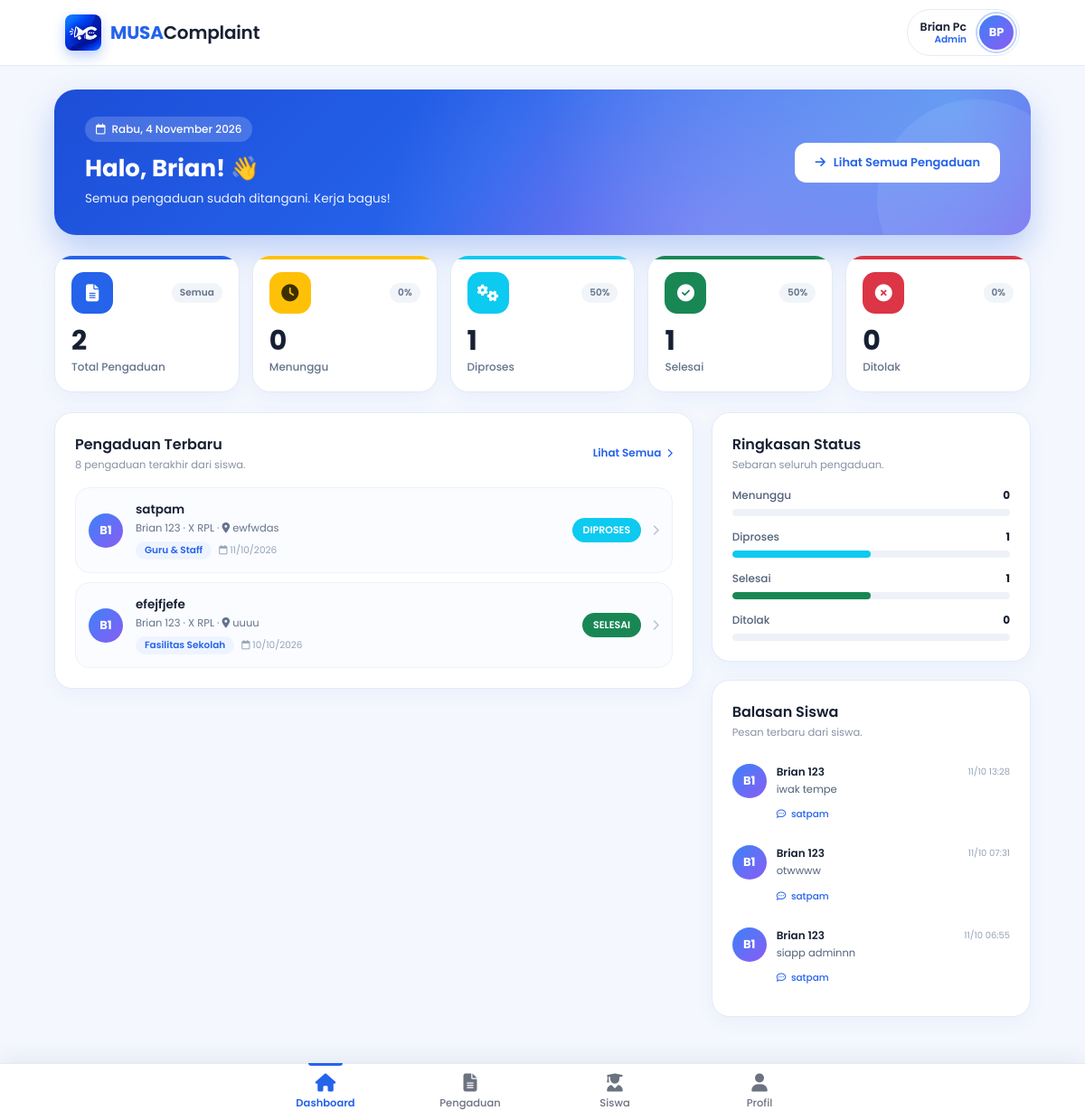
Page /admin/admin_dashboard.php (signed in) on the committed database.
### tables this page shows
CREATE TABLE `pengaduan` (
  `id_pengaduan` int UNSIGNED NOT NULL,
  `id_siswa` int UNSIGNED NOT NULL,
  `id_kategori` int UNSIGNED NOT NULL,
  `id_status` int UNSIGNED NOT NULL,
  `judul` varchar(200) NOT NULL,
  `isi_pengaduan` text NOT NULL,
  `lokasi` varchar(255) DEFAULT NULL,
  `created_at` timestamp NULL DEFAULT CURRENT_TIMESTAMP,
  `updated_at` timestamp NULL DEFAULT CURRENT_TIMESTAMP ON UPDATE CURRENT_TIMESTAMP,
  `dilihat_siswa_at` datetime DEFAULT NULL
);

CREATE TABLE `siswa` (
  `id_siswa` int UNSIGNED NOT NULL,
  `nis` varchar(30) NOT NULL,
  `nama` varchar(100) NOT NULL,
  `kelas` varchar(50) NOT NULL,
  `email` varchar(100) NOT NULL,
  `username` varchar(50) NOT NULL,
  `password` varchar(255) NOT NULL,
  `role` enum('siswa') NOT NULL DEFAULT 'siswa',
  `created_at` timestamp NULL DEFAULT CURRENT_TIMESTAMP,
  `foto` text
);

CREATE TABLE `kategori` (
  `id_kategori` int UNSIGNED NOT NULL,
  `nama_kategori` varchar(100) NOT NULL,
  `deskripsi` text
);

CREATE TABLE `status_pengaduan` (
  `id_status` int UNSIGNED NOT NULL,
  `nama_status` varchar(50) NOT NULL,
  `deskripsi` text
);

CREATE TABLE `tanggapan` (
  `id_tanggapan` int UNSIGNED NOT NULL,
  `id_pengaduan` int UNSIGNED NOT NULL,
  `id_admin` int UNSIGNED DEFAULT NULL,
  `isi_tanggapan` text NOT NULL,
  `created_at` timestamp NULL DEFAULT CURRENT_TIMESTAMP,
  `pengirim` enum('admin','siswa') NOT NULL DEFAULT 'admin',
  `id_siswa` int DEFAULT NULL,
  `dihapus_siswa_at` datetime DEFAULT NULL
);

### admin/admin_dashboard.php (the view, shortened to what this page needs)
<?php
require_once "../config/database.php";
require_once __DIR__ . "/helpers.php";
$stat = [
    "total" => 0, "menunggu" => 0, "diproses" => 0, "selesai" => 0, "ditolak" => 0,
];
$query_stat = $conn->query("
    SELECT
        COUNT(*) AS total,
        COALESCE(SUM(sp.nama_status = 'MENUNGGU'), 0) AS menunggu,
        COALESCE(SUM(sp.nama_status IN ('DIPROSES', 'DITANGGAPI')), 0) AS diproses,
        COALESCE(SUM(sp.nama_status = 'SELESAI'), 0) AS selesai,
        COALESCE(SUM(sp.nama_status = 'DITOLAK'), 0) AS ditolak
    FROM pengaduan p
    JOIN status_pengaduan sp
        ON p.id_status = sp.id_status
");
if ($query_stat) {
    $stat = array_map("intval", $query_stat->fetch_assoc());
}
function persen($bagian, $total)
{
    return $total > 0 ? round($bagian / $total * 100) : 0;
}
$query_pengaduan = $conn->query("
    SELECT
        p.id_pengaduan,
        p.judul,
        p.lokasi,
        p.created_at,
        s.nama AS nama_siswa,
        s.kelas,
        s.foto,
        k.nama_kategori,
        sp.nama_status
    FROM pengaduan p
    INNER JOIN siswa s
        ON p.id_siswa = s.id_siswa
    INNER JOIN kategori k
        ON p.id_kategori = k.id_kategori
    INNER JOIN status_pengaduan sp
        ON p.id_status = sp.id_status
    ORDER BY p.created_at DESC
    LIMIT 8
");
$balasan_siswa = [];
try {
    $query_balasan = $conn->query("
        SELECT
            t.id_pengaduan,
            t.isi_tanggapan,
            t.created_at,
            s.nama,
            s.foto,
            p.judul
        FROM tanggapan t
        INNER JOIN pengaduan p
            ON t.id_pengaduan = p.id_pengaduan
        INNER JOIN siswa s
            ON p.id_siswa = s.id_siswa
        WHERE t.pengirim = 'siswa'
        AND t.dihapus_siswa_at IS NULL
        ORDER BY t.created_at DESC
        LIMIT 5
    ");
    if ($query_balasan) {
        $balasan_siswa = $query_balasan->fetch_all(MYSQLI_ASSOC);
    }
} catch (Throwable $e) {
    $balasan_siswa = [];
}
$nama_depan = explode(" ", trim($_SESSION["nama"] ?? "Admin"))[0];
?>
<!DOCTYPE html>
<html lang="id">
<head>
</head>
<body>
<?php $halaman_aktif = "dashboard"; include __DIR__ . "/navbar.php"; ?>
<main class="dash">
    <section class="welcome">
        <div class="welcome-text">
            <span class="welcome-date">
                <i class="fa-regular fa-calendar" aria-hidden="true"></i>
                <?= tanggalIndonesia(null, true); ?>
            </span>
            <h1>Halo, <?= htmlspecialchars($nama_depan); ?>! 👋</h1>
            <p>
                <?php if ($stat["menunggu"] > 0): ?>
                    Ada <strong><?= $stat["menunggu"]; ?> pengaduan</strong> yang menunggu tindakanmu.
                <?php else: ?>
                    Semua pengaduan sudah ditangani. Kerja bagus!
                <?php endif; ?>
            </p>
        </div>
        <a href="pengaduan.php" class="welcome-button">
            <i class="fa-solid fa-arrow-right" aria-hidden="true"></i>
            <?= $stat["menunggu"] > 0 ? "Tinjau Pengaduan" : "Lihat Semua Pengaduan"; ?>
        </a>
    </section>
    <section class="stat-grid">
        <?php
        $kartu = [
            ["Total Pengaduan", $stat["total"],    "c-primary", "fa-file-alt",     "Semua"],
            ["Menunggu",        $stat["menunggu"], "c-warning", "fa-clock",        persen($stat["menunggu"], $stat["total"]) . "%"],
            ["Diproses",        $stat["diproses"], "c-info",    "fa-cogs",         persen($stat["diproses"], $stat["total"]) . "%"],
            ["Selesai",         $stat["selesai"],  "c-success", "fa-check-circle", persen($stat["selesai"], $stat["total"]) . "%"],
            ["Ditolak",         $stat["ditolak"],  "c-danger",  "fa-times-circle", persen($stat["ditolak"], $stat["total"]) . "%"],
        ];
        ?>
        <?php foreach ($kartu as [$label, $jumlah, $kelas, $ikon, $persen_teks]): ?>
            <div class="stat-card <?= $kelas; ?>">
                <div class="stat-top">
                    <div class="stat-icon"><i class="fas <?= $ikon; ?>" aria-hidden="true"></i></div>
                    <span class="stat-persen"><?= $persen_teks; ?></span>
                </div>
                <strong><?= $jumlah; ?></strong>
                <span class="stat-label"><?= $label; ?></span>
            </div>
        <?php endforeach; ?>
    </section>
    <div class="dash-grid">
        <section class="panel">
            <div class="panel-head">
                <div>
                    <h2>Pengaduan Terbaru</h2>
                    <p>8 pengaduan terakhir dari siswa.</p>
                </div>
                <a href="pengaduan.php" class="view-all">
                    Lihat Semua
                    <i class="fa-solid fa-chevron-right" aria-hidden="true"></i>
                </a>
            </div>
            <div class="c-list">
                <?php if ($query_pengaduan && $query_pengaduan->num_rows > 0): ?>
                    <?php while ($row = $query_pengaduan->fetch_assoc()): ?>
                        <a href="detail_pengaduan.php?id=<?= (int) $row["id_pengaduan"]; ?>"
                           class="c-item">
                            <?= avatarHtml($row["nama_siswa"], $row["foto"]); ?>
                            <div class="c-main">
                                <strong><?= htmlspecialchars($row["judul"]); ?></strong>
                                <span class="c-sub">
                                    <?= htmlspecialchars($row["nama_siswa"]); ?>
                                    &middot; <?= htmlspecialchars($row["kelas"]); ?>
                                    &middot; <i class="fa-solid fa-location-dot" aria-hidden="true"></i>
                                    <?= htmlspecialchars($row["lokasi"] ?? "-"); ?>
                                </span>
                                <div class="c-tags">
                                    <span class="c-kat"><?= htmlspecialchars($row["nama_kategori"]); ?></span>
                                    <span class="c-date">
                                        <i class="fa-regular fa-calendar" aria-hidden="true"></i>
                                        <?= date("d/m/Y", strtotime($row["created_at"])); ?>
                                    </span>
                                </div>
                            </div>
                            <div class="c-end">
                                <span class="<?= kelasBadgeStatus($row["nama_status"]); ?>">
                                    <?= htmlspecialchars($row["nama_status"]); ?>
                                </span>
                                <i class="fa-solid fa-chevron-right" aria-hidden="true"></i>
                            </div>
                        </a>
                    <?php endwhile; ?>
                <?php else: ?>
                    <p class="empty-data">Belum ada pengaduan.</p>
                <?php endif; ?>
            </div>
        </section>
        <aside class="dash-side">
            <section class="panel">
                <div class="panel-head">
                    <div>
                        <h2>Ringkasan Status</h2>
                        <p>Sebaran seluruh pengaduan.</p>
                    </div>
                </div>
                <?php
                $bar = [
                    ["Menunggu", $stat["menunggu"], "bg-warning"],
                    ["Diproses", $stat["diproses"], "bg-info"],
                    ["Selesai",  $stat["selesai"],  "bg-success"],
                    ["Ditolak",  $stat["ditolak"],  "bg-danger"],
                ];
                ?>
                <?php foreach ($bar as [$label, $jumlah, $warna]): ?>
                    <div class="bar-row">
                        <div class="bar-label">
                            <span><?= $label; ?></span>
                            <strong><?= $jumlah; ?></strong>
                        </div>
                        <div class="bar-track">
                            <div class="bar-fill <?= $warna; ?>"
                                 style="width: <?= persen($jumlah, $stat["total"]); ?>%"></div>
                        </div>
                    </div>
                <?php endforeach; ?>
            </section>
            <section class="panel">
                <div class="panel-head">
                    <div>
                        <h2>Balasan Siswa</h2>
                        <p>Pesan terbaru dari siswa.</p>
                    </div>
                </div>
                <?php if (count($balasan_siswa) > 0): ?>
                    <ul class="reply-list">
                        <?php foreach ($balasan_siswa as $b): ?>
                            <li>
                                <a href="detail_pengaduan.php?id=<?= (int) $b["id_pengaduan"]; ?>#chat-akhir">
                                    <?= avatarHtml($b["nama"], $b["foto"]); ?>
                                    <div class="reply-text">
                                        <div class="reply-top">
                                            <strong><?= htmlspecialchars($b["nama"]); ?></strong>
                                            <small><?= date("d/m H:i", strtotime($b["created_at"])); ?></small>
                                        </div>
                                        <p><?= htmlspecialchars(mb_strimwidth($b["isi_tanggapan"], 0, 70, "…", "UTF-8")); ?></p>
                                        <span class="reply-judul">
                                            <i class="fa-regular fa-comment-dots" aria-hidden="true"></i>
                                            <?= htmlspecialchars(mb_strimwidth($b["judul"], 0, 30, "…", "UTF-8")); ?>
                                        </span>
                                    </div>
                                </a>
                            </li>
                        <?php endforeach; ?>
                    </ul>
                <?php else: ?>
                    <p class="empty-data small">Belum ada balasan dari siswa.</p>
                <?php endif; ?>
            </section>
        </aside>
    </div>
</main>
</body>
</html>

### admin/navbar.php (shortened to what this page needs)
<?php
require_once __DIR__ . "/helpers.php";
$halaman_aktif = $halaman_aktif ?? "";
$adm_id = (int) ($_SESSION["user_id"] ?? 0);
$adm = [
    "nama"       => $_SESSION["nama"] ?? "Admin",
    "username"   => "",
    "email"      => "",
    "foto"       => "",
    "created_at" => null,
];
$adm_stmt = false;
try {
    $adm_stmt = $conn->prepare("
        SELECT nama, username, email, foto, created_at
        FROM admin
        WHERE id_admin = ?
    ");
} catch (Throwable $e) {
    $adm_stmt = false;
}
if ($adm_stmt) {
    $adm_stmt->bind_param("i", $adm_id);
    $adm_stmt->execute();
    $adm_row = $adm_stmt->get_result()->fetch_assoc();
    if ($adm_row) {
        $adm = array_merge(
            $adm,
            array_filter($adm_row, function ($nilai) { return $nilai !== null; })
        );
    }
}
$adm_foto = fotoValid($adm["foto"]);
?>
<link rel="stylesheet"
      href="https://cdnjs.cloudflare.com/ajax/libs/font-awesome/6.5.1/css/all.min.css">
<link rel="stylesheet"
      href="../asests/css/admin_dashboard.css">
<header class="adm-navbar">
    <a href="admin_dashboard.php" class="adm-logo">
        <img src="../asests/foto/logo.png"
             alt="Logo MUSA Complaint"
             class="adm-logo-icon">
        <span class="adm-logo-text"><b>MUSA</b>Complaint</span>
    </a>
    <button type="button"
            class="adm-profile-btn"
            data-bs-toggle="modal"
            data-bs-target="#modalProfilAdmin"
            aria-label="Buka kartu profil saya">
        <span class="adm-profile-name">
            <strong><?= htmlspecialchars($adm["nama"]); ?></strong>
            <small>Admin</small>
        </span>
        <?= avatarHtml($adm["nama"], $adm_foto, "adm-av adm-av-nav"); ?>
    </button>
</header>
<nav class="adm-bottom-nav" aria-label="Navigasi admin">
    <div class="adm-bn-inner">
        <a href="admin_dashboard.php"
           class="adm-bn-item <?= $halaman_aktif === "dashboard" ? "active" : ""; ?>">
            <i class="fa-solid fa-house" aria-hidden="true"></i>
            <span>Dashboard</span>
        </a>
        <a href="pengaduan.php"
           class="adm-bn-item <?= $halaman_aktif === "pengaduan" ? "active" : ""; ?>">
            <i class="fa-solid fa-file-lines" aria-hidden="true"></i>
            <span>Pengaduan</span>
        </a>
        <a href="siswa.php"
           class="adm-bn-item <?= $halaman_aktif === "siswa" ? "active" : ""; ?>">
            <i class="fa-solid fa-user-graduate" aria-hidden="true"></i>
            <span>Siswa</span>
        </a>
        <button type="button"
                class="adm-bn-item <?= $halaman_aktif === "profil" ? "active" : ""; ?>"
                data-bs-toggle="modal"
                data-bs-target="#modalProfilAdmin">
            <i class="fa-solid fa-user" aria-hidden="true"></i>
            <span>Profil</span>
        </button>
    </div>
</nav>

### admin/helpers.php (shortened to what this page needs)
<?php
if (!function_exists("kelasBadgeStatus")) {
    function kelasBadgeStatus($nama_status)
    {
        switch (strtolower(trim($nama_status))) {
            case "diproses":
            case "ditanggapi":
                return "adm-badge adm-badge-diproses";
            case "selesai":
                return "adm-badge adm-badge-selesai";
        }
    }
}
if (!function_exists("tanggalIndonesia")) {
    function tanggalIndonesia($tanggal = null, $denganHari = false)
    {
        $waktu = $tanggal ? strtotime($tanggal) : time();
        $bulan = [
            1 => "Januari", "Februari", "Maret", "April", "Mei", "Juni",
            "Juli", "Agustus", "September", "Oktober", "November", "Desember",
        ];
        $hari = ["Minggu", "Senin", "Selasa", "Rabu", "Kamis", "Jumat", "Sabtu"];
        $teks = date("j", $waktu) . " " . $bulan[(int) date("n", $waktu)] . " " . date("Y", $waktu);
        return $denganHari ? $hari[(int) date("w", $waktu)] . ", " . $teks : $teks;
    }
}
if (!function_exists("fotoValid")) {
    function fotoValid($url)
    {
        $url = trim((string) $url);
        return preg_match('#^https?://#i', $url) ? $url : "";
    }
}
if (!function_exists("inisialNama")) {
    function inisialNama($nama)
    {
        $kata = preg_split('/\s+/', trim((string) $nama));
        $hasil = "";
        foreach (array_slice($kata, 0, 2) as $k) {
            $hasil .= mb_strtoupper(mb_substr($k, 0, 1, "UTF-8"), "UTF-8");
        }
        return $hasil !== "" ? $hasil : "?";
    }
}
if (!function_exists("avatarHtml")) {
    function avatarHtml($nama, $foto = "", $kelas = "adm-av")
    {
        $foto = fotoValid($foto);
        $html = '<span class="' . $kelas . '"><b>' . htmlspecialchars(inisialNama($nama)) . '</b>';
        if ($foto !== "") {
            $html .= '<img src="' . htmlspecialchars($foto) . '" alt=""'
                . ' loading="lazy" onerror="this.remove()">';
        }
        return $html . '</span>';
    }
}

### rows in the picture
pengaduan: id_siswa.nama "B1", judul "satpam", id_siswa.nama "Brian 123", id_siswa.kelas "X RPL", lokasi "ewfwdas", id_kategori.nama_kategori "Guru & Staff", created_at "11/10/2026", id_status.nama_status "DIPROSES"
pengaduan: id_siswa.nama "B1", judul "efejfjefe", id_siswa.nama "Brian 123", id_siswa.kelas "X RPL", lokasi "uuuu", id_kategori.nama_kategori "Fasilitas Sekolah", created_at "10/10/2026", id_status.nama_status "SELESAI"
tanggapan: id_siswa.nama "B1", id_siswa.nama "Brian 123", created_at "11/10 13:28", isi_tanggapan "iwak tempe", id_pengaduan.judul "satpam"
tanggapan: id_siswa.nama "B1", id_siswa.nama "Brian 123", created_at "11/10 07:31", isi_tanggapan "otwwww", id_pengaduan.judul "satpam"
tanggapan: id_siswa.nama "B1", id_siswa.nama "Brian 123", created_at "11/10 06:55", isi_tanggapan "siapp adminnn", id_pengaduan.judul "satpam"

### other values in the picture
$adm["nama"] "Brian Pc"
inisialNama($nama) "BP"
tanggalIndonesia(null, true) "Rabu, 4 November 2026"
$nama_depan "Brian"
$persen_teks "Semua"
$jumlah "2"
$label "Total Pengaduan"
$persen_teks "0%"
$jumlah "0"
$label "Menunggu"
$persen_teks "50%"
$jumlah "1"
$label "Diproses"
$label "Selesai"
$label "Ditolak"
